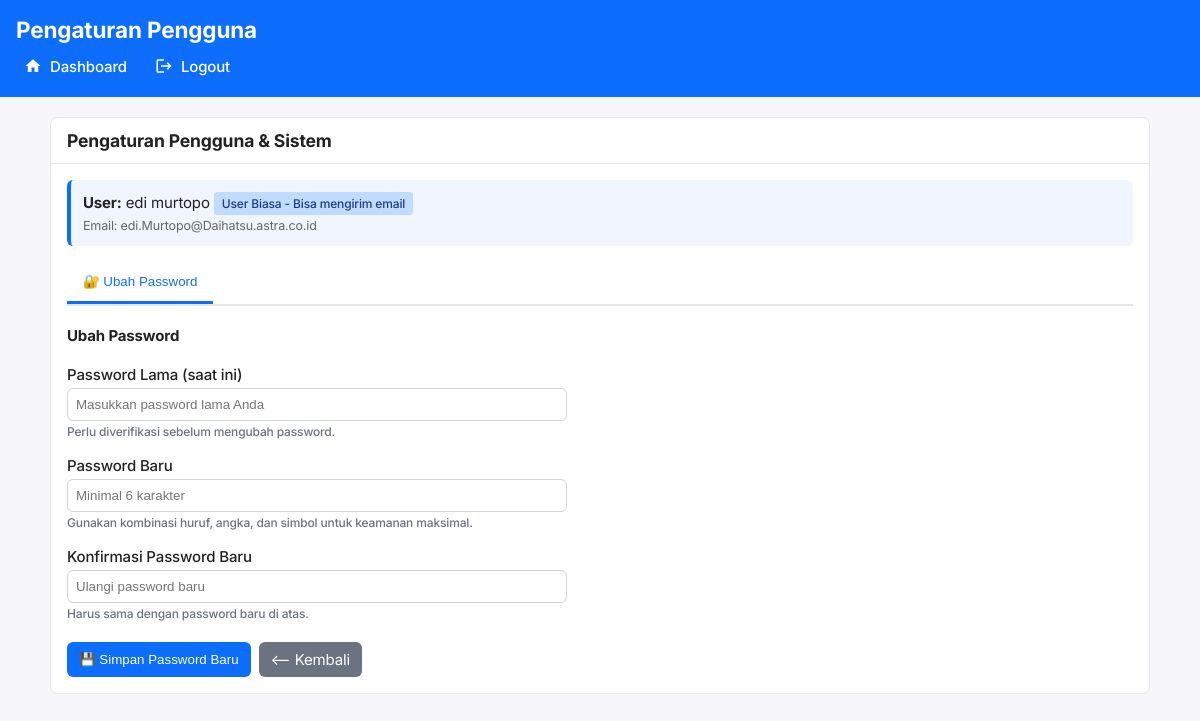
The page /settings.php (signed in) on the database its author committed.
### tables this page shows
CREATE TABLE IF NOT EXISTS `users` (
  `id` int NOT NULL AUTO_INCREMENT,
  `username` varchar(100) NOT NULL,
  `email` varchar(200) NOT NULL,
  `display_name` varchar(200) DEFAULT NULL,
  `password_hash` varchar(255) NOT NULL,
  `avatar` varchar(255) DEFAULT NULL,
  `role` varchar(50) DEFAULT 'user',
  `created_at` datetime DEFAULT CURRENT_TIMESTAMP,
  `updated_at` datetime DEFAULT CURRENT_TIMESTAMP ON UPDATE CURRENT_TIMESTAMP,
  `locked_until` datetime DEFAULT NULL,
  `last_login` datetime DEFAULT NULL,
  `failed_login_attempts` int DEFAULT '0',
  `requires_password_change` tinyint(1) DEFAULT '0',
  PRIMARY KEY (`id`),
  UNIQUE KEY `username` (`username`),
  KEY `idx_username` (`username`),
  KEY `idx_email` (`email`)
);

### lib/util.php (called while the page is built, shortened)
<?php
function e(string $s): string {
    return htmlspecialchars($s, ENT_QUOTES | ENT_HTML5, 'UTF-8');
}
?>

### public/settings.php (the view, shortened to what this page needs)
<?php
require_once __DIR__ . '/../lib/util.php';
$pdo = DB::conn();
$user = $_SESSION['user'];
$stmt = $pdo->prepare("SELECT id, username, email, display_name, role FROM users WHERE id = ?");
$stmt->execute([$user['id']]);
$currentUser = $stmt->fetch();
$activeTab = $_GET['tab'] ?? 'password';
$ROLES = [
    'admin' => 'Administrator - Akses penuh',
    'user' => 'User Biasa - Bisa mengirim email',
    'viewer' => 'Pembaca - Lihat log saja'
];
?>
<!doctype html>
<html lang="id">
<head>
</head>
<body>
<header>
  <h2 style="margin:0 0 8px 0;">Pengaturan Pengguna</h2>
  <div class="nav">
    <a href="index.php">
      <span class="icon" aria-hidden="true">
        <svg viewBox="0 0 24 24">
          <path d="M10 20v-6h4v6h5v-8h3L12 3 2 12h3v8z"/>
        </svg>
      </span>
      Dashboard
    </a>
    <a href="logout.php">
      <span class="icon" aria-hidden="true">
        <svg viewBox="0 0 24 24">
          <path d="M17 7l-1.41 1.41L18.17 11H8v2h10.17l-2.58 2.58L17 17l5-5-5-5zM4 5h8V3H4c-1.1 0-2 .9-2 2v14c0 1.1.9 2 2 2h8v-2H4V5z"/>
        </svg>
      </span>
      Logout
    </a>
  </div>
</header>
<main>
  <div class="card">
    <h3>Pengaturan Pengguna & Sistem</h3>
    <div class="body">
      <div style="margin-bottom:16px;padding:12px;background:#f0f5ff;border-radius:6px;border-left:4px solid #0d6efd;">
        <strong>User:</strong> <?= e($currentUser['display_name'] ?? $currentUser['username']) ?>
        <span class="role-badge <?= e($currentUser['role']) ?>"><?= e($ROLES[$currentUser['role']] ?? 'Unknown') ?></span>
        <br>
        <small style="color:#666;">Email: <?= e($currentUser['email']) ?></small>
      </div>
      <div class="tabs">
        <button type="button" class="tab-btn <?= $activeTab === 'password' ? 'active' : '' ?>" onclick="switchTab('password')">🔐 Ubah Password</button>
      </div>
      <div id="password" class="tab-content <?= $activeTab === 'password' ? 'active' : '' ?>">
        <h4>Ubah Password</h4>
        <form method="post" action="?tab=password" style="max-width:500px;">
          <label for="current_password">Password Lama (saat ini)
            <input type="password" id="current_password" name="current_password" required minlength="6" placeholder="Masukkan password lama Anda">
            <span class="small">Perlu diverifikasi sebelum mengubah password.</span>
          </label>
          <label for="new_password" style="margin-top:16px;">Password Baru
            <input type="password" id="new_password" name="new_password" required minlength="6" placeholder="Minimal 6 karakter">
            <span class="small">Gunakan kombinasi huruf, angka, dan simbol untuk keamanan maksimal.</span>
          </label>
          <label for="confirm_password" style="margin-top:16px;">Konfirmasi Password Baru
            <input type="password" id="confirm_password" name="confirm_password" required minlength="6" placeholder="Ulangi password baru">
            <span class="small">Harus sama dengan password baru di atas.</span>
          </label>
          <div style="margin-top:20px;display:flex;gap:8px;">
            <button type="submit" class="btn">💾 Simpan Password Baru</button>
            <a href="index.php" class="btn secondary">⟵ Kembali</a>
          </div>
        </form>
      </div>
    </div>
  </div>
</main>
</body>
</html>
</body>
</html>

### public/settings.php (style rules this page uses)
body { font-family:'Inter',-apple-system,BlinkMacSystemFont,'Segoe UI',Roboto,sans-serif;margin:0;background:#f7f7fb;color:#222;font-size:15px;letter-spacing:-0.01em }
header { background:#0d6efd;color:#fff;padding:16px }
main { padding:20px;max-width:1100px;margin:0 auto }
.card { background:#fff;border:1px solid #e5e7eb;border-radius:8px;margin-bottom:16px }
.card h3 { margin:0;padding:12px 16px;border-bottom:1px solid #e5e7eb }
.card .body { padding:16px }
.nav { display:flex; gap:12px; flex-wrap:wrap; margin-top:8px; }
.nav a { display:inline-flex; align-items:center; gap:8px; margin-right:0; color:#ffffff; text-decoration:none; font-weight:500; line-height:1; padding:6px 8px; border-radius:6px; transition:background .15s ease, opacity .15s ease; }
.nav .icon { display:inline-flex; width:18px; height:18px; }
.nav .icon svg { width:18px;height:18px; fill:currentColor; }
.btn { display:inline-block;background:#0d6efd;color:#fff;padding:8px 12px;border-radius:6px;text-decoration:none;border:0;cursor:pointer }
.btn.secondary { background:#6b7280 }
label { display:block;margin-top:8px;font-weight:500 }
input { padding:8px;border:1px solid #d1d5db;border-radius:6px;width:100%;box-sizing:border-box;margin-top:4px }
.small { color:#6b7280;font-size:12px;margin-top:4px }
.tabs { display:flex;gap:4px;border-bottom:2px solid #e5e7eb;margin-bottom:16px }
.tabs button { background:none;border:none;border-bottom:3px solid transparent;cursor:pointer;padding:12px 16px;font-weight:500;color:#6b7280;transition:all .15s }
.tabs button.active { color:#0d6efd;border-bottom-color:#0d6efd }
.tab-content { display:none }
.tab-content.active { display:block }
.role-badge { display:inline-block;padding:4px 8px;border-radius:4px;font-size:12px;font-weight:500 }
.role-badge.user { background:#bfdbfe;color:#1e3a8a }
main { animation: fadeInUp 0.6s ease-out 0.1s both; }

### rows shown on the page
users: display_name "edi murtopo", role "User Biasa - Bisa mengirim email", email "edi.Murtopo@Daihatsu.astra.co.id"
